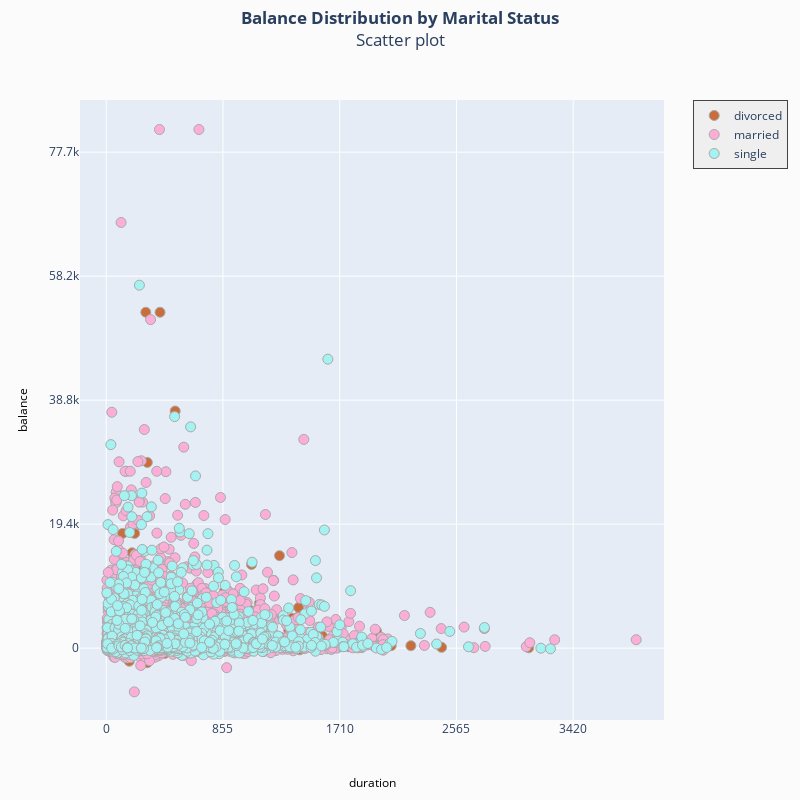

Write notebook code for a chart like this one.
### Code cell
fig = ff.create_facet_grid(df, x='duration', y='balance', color_name='marital', show_boxes=False,
                           marker={'size': 10, 'opacity': 1}, 
                           colormap={'single': 'rgb(165, 242, 242)', 'married': 'rgb(253, 174, 216)', 'divorced': 'rgba(201, 109, 59, 0.82)'})

fig['layout'].update(height=800, width=800, title='<b>Balance Distribution by Marital Status</b><br>Scatter plot')
fig.update_layout(title={'y':0.97, 'x':0.5, 'xanchor':'center', 'yanchor': 'top'})

iplot(fig)

### Figure 1 — Plotly figure (JSON) as saved in the notebook; plotly's stock layout.template omitted (floating-point values rounded to 4 significant figures; data arrays with more than 128 entries replaced by an {"elided": "..."} marker saying what was removed)
{"data": [{"marker": {"color": "rgb(201, 109, 59)", "line": {"color": "darkgrey", "width": 1}, "opacity": 1, "size": 10}, "mode": "markers", "name": "divorced", "type": "scatter", "x": {"elided": "1174 int values"}, "xaxis": "x", "y": {"elided": "1174 int values"}, "yaxis": "y"}, {"marker": {"color": "rgb(253, 174, 216)", "line": {"color": "darkgrey", "width": 1}, "opacity": 1, "size": 10}, "mode": "markers", "name": "married", "type": "scatter", "x": {"elided": "5815 int values"}, "xaxis": "x", "y": {"elided": "5815 int values"}, "yaxis": "y"}, {"marker": {"color": "rgb(165, 242, 242)", "line": {"color": "darkgrey", "width": 1}, "opacity": 1, "size": 10}, "mode": "markers", "name": "single", "type": "scatter", "x": {"elided": "3336 int values"}, "xaxis": "x", "y": {"elided": "3336 int values"}, "yaxis": "y"}], "layout": {"annotations": [{"font": {"color": "#000000", "size": 12}, "showarrow": false, "text": "duration", "textangle": 0, "x": 0.5, "xanchor": "center", "xref": "paper", "y": -0.1, "yanchor": "middle", "yref": "paper"}, {"font": {"color": "#000000", "size": 12}, "showarrow": false, "text": "balance", "textangle": -90, "x": -0.1, "xanchor": "center", "xref": "paper", "y": 0.5, "yanchor": "middle", "yref": "paper"}], "height": 800, "legend": {"bgcolor": "#efefef", "borderwidth": 1, "x": 1.05, "y": 1, "yanchor": "top"}, "paper_bgcolor": "rgb(251, 251, 251)", "showlegend": true, "title": {"text": "<b>Balance Distribution by Marital Status</b><br>Scatter plot", "x": 0.5, "xanchor": "center", "y": 0.97, "yanchor": "top"}, "width": 800, "xaxis": {"anchor": "y", "domain": [0, 1], "dtick": 855, "range": [-192.0, 4085.0], "ticklen": 0, "zeroline": false}, "yaxis": {"anchor": "x", "domain": [0, 1], "dtick": 19415, "range": [-11250.0, 85830.0], "ticklen": 0, "zeroline": false}}}
